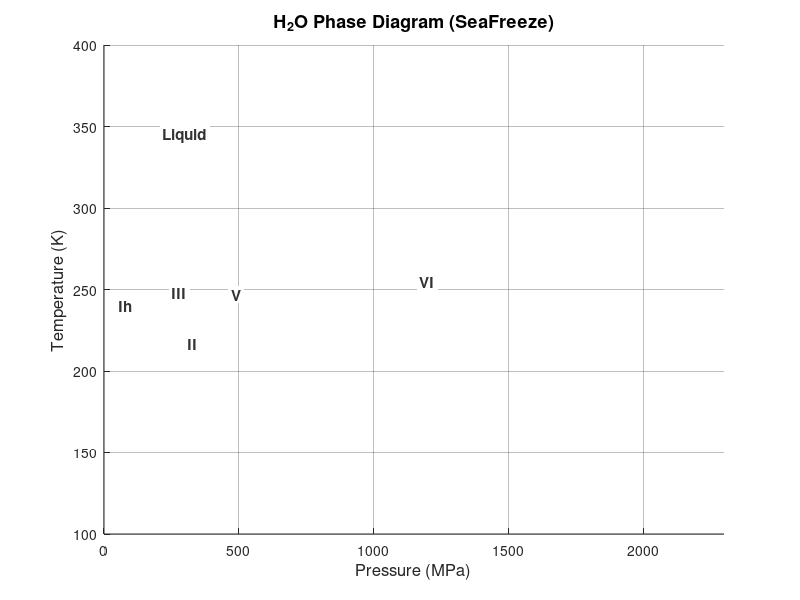

The MATLAB source for this figure:
function fig = SF_WPD(varargin)
% SF_WPD  Draw the H2O Water Phase Diagram.
% Version 1.1.1
% Baptiste Journaux - 2026
%
% Computes all phase boundaries dynamically from Gibbs energy splines
% via SF_PhaseLines.  Supports NaCl(aq) melting-curve overlays.
%
% Usage:
%   SF_WPD()                                        % pure water, new figure
%   SF_WPD('solute','NaCl', 'm', [0.5 1 2 4])      % NaClaq overlay
%   SF_WPD('meta', false)                           % hide metastable extensions
%   SF_WPD('labels', true)                          % annotate phase fields
%   SF_WPD('ax', gca)                               % overlay on existing axes
%   fig = SF_WPD(...)                               % return figure handle
%
% Name-Value Parameters:
%   'ax'      - axes handle to plot onto (default: new figure)
%   'solute'  - 'none' (default) or 'NaCl' to overlay NaClaq melting curves
%   'm'       - scalar or vector of molality values (mol/kg) for NaClaq
%   'meta'    - 'default' (only Ih-II and II-VI, matching v1), true/'all'
%               (all pairs), or false/'none' (no metastable extensions)
%   'labels'  - logical, annotate stability fields with phase names (default: false)
%
% See also: SF_PhaseLines, SF_WhichPhase

p = inputParser;
addParameter(p, 'ax',      [],      @(x) isempty(x) || isgraphics(x, 'axes'));
addParameter(p, 'solute',  'none',  @(s) ischar(s) || (isstring(s) && isscalar(s)));
addParameter(p, 'm',       [],      @(x) isnumeric(x) && (isempty(x) || isvector(x)));
addParameter(p, 'meta',    'default', @valid_meta);
addParameter(p, 'labels',  true,    @(x) islogical(x) || (isnumeric(x) && isscalar(x)));
parse(p, varargin{:});

ax_in     = p.Results.ax;
solute    = lower(char(p.Results.solute));
m_arr     = p.Results.m(:)';
meta_arg  = p.Results.meta;
do_labels = logical(p.Results.labels);
is_nacl   = ismember(solute, {'nacl','naclaq'});

% Parse meta option: 'default' | true/'all' | false/'none'
DEFAULT_META_PAIRS = {'Ih','II'; 'II','VI'};
if ischar(meta_arg) || isstring(meta_arg)
    switch lower(char(meta_arg))
        case 'default', meta_mode = 1;   % only Ih-II and II-VI
        case 'all',     meta_mode = 2;   % all pairs
        case 'none',    meta_mode = 0;   % no metastable
        otherwise,      meta_mode = 1;
    end
elseif meta_arg
    meta_mode = 2;  % true  -> all
else
    meta_mode = 0;  % false -> none
end

if is_nacl && isempty(m_arr)
    error('SF_WPD:badInput', ...
          'solute is set to NaCl; pass molality value(s) via ''m''.');
end

% --- Create or reuse axes -----------------------------------------------------
if isempty(ax_in)
    fig = figure('Position', [100 100 900 650]);
    ax  = axes(fig);
else
    ax  = ax_in;
    fig = ancestor(ax, 'figure');
end
hold(ax, 'on');

% --- Pure-water / ice phase boundaries ----------------------------------------
PAIRS = {'Ih','water1'; 'Ih','II'; 'Ih','III'; ...
         'II','III'; 'II','V'; 'II','VI'; 'II','water1'; ...
         'III','V'; 'III','water1'; ...
         'V','water1'; 'V','VI'; 'VI','water1'};

for k = 1:size(PAIRS, 1)
    try
        r = SF_PhaseLines(PAIRS{k,1}, PAIRS{k,2}, 'segment', 'all');
    catch
        continue
    end
    plot_runs(ax, r.P, r.T, r.stable, '-', 1.4, [0 0 0]);
    % Metastable: mode 2 = all pairs; mode 1 = only Ih-II and II-VI below 150 K
    if meta_mode == 2
        plot_runs(ax, r.P, r.T, ~r.stable, '--', 1.0, [0.5 0.5 0.5]);
    elseif meta_mode == 1 && is_default_meta(PAIRS{k,1}, PAIRS{k,2}, DEFAULT_META_PAIRS)
        low_T = ~r.stable & r.T < 150;
        plot_runs(ax, r.P, r.T, low_T, '--', 1.0, [0.5 0.5 0.5]);
    end
end

% --- NaClaq melting-curve overlay ---------------------------------------------
if is_nacl
    nm = numel(m_arr);
    cmap = parula(max(nm, 2));
    ice_phases = {'Ih', 'III', 'V', 'VI'};
    for j = 1:nm
        for ic = 1:numel(ice_phases)
            try
                r = SF_PhaseLines(ice_phases{ic}, 'NaClaq', 'm', m_arr(j));
            catch
                continue
            end
            lbl = '';
            if ic == 1
                lbl = sprintf('m = %g mol/kg', m_arr(j));
            end
            plot(ax, r.P, r.T, '-', 'Color', cmap(j,:), ...
                 'LineWidth', 1.2, 'DisplayName', lbl);
        end
    end
    legend(ax, 'show', 'Location', 'northeast', 'FontSize', 9);
end

% --- Axis formatting ----------------------------------------------------------
xlabel(ax, 'Pressure (MPa)', 'FontSize', 12);
ylabel(ax, 'Temperature (K)', 'FontSize', 12);
title(ax, 'H_2O Phase Diagram (SeaFreeze)', 'FontSize', 13);
xlim(ax, [0 2300]);
ylim(ax, [100 400]);
grid(ax, 'on');
set(ax, 'GridAlpha', 0.3);

% --- Phase-field labels -------------------------------------------------------
if do_labels
    kw = {'FontSize', 11, 'FontWeight', 'bold', ...
          'HorizontalAlignment', 'center', 'VerticalAlignment', 'middle', ...
          'Color', [0.2 0.2 0.2], ...
          'BackgroundColor', 'w', 'EdgeColor', 'none', 'Margin', 2};
    text(ax, 80,   240, 'Ih',     kw{:});
    text(ax, 330,  217, 'II',     kw{:});
    text(ax, 280,  248, 'III',    kw{:});
    text(ax, 490,  247, 'V',      kw{:});
    text(ax, 1200, 255, 'VI',     kw{:});
    text(ax, 300,  345, 'Liquid', kw{:});
end

if nargout == 0
    clear fig
end

end


% ==============================================================================
function tf = valid_meta(x)
    if islogical(x) || (isnumeric(x) && isscalar(x))
        tf = true;
    elseif ischar(x) || (isstring(x) && isscalar(x))
        tf = ismember(lower(char(x)), {'default','all','none'});
    else
        tf = false;
    end
end

function tf = is_default_meta(a, b, pairs)
    tf = false;
    for j = 1:size(pairs, 1)
        if (strcmp(a, pairs{j,1}) && strcmp(b, pairs{j,2})) || ...
           (strcmp(a, pairs{j,2}) && strcmp(b, pairs{j,1}))
            tf = true; return;
        end
    end
end

function plot_runs(ax, P, T, mask, style, lw, color)
% Insert NaN between disjoint runs so a single plot() call doesn't bridge gaps.
    idx = find(mask);
    if isempty(idx), return; end
    breaks = find(diff(idx) > 1);
    Pp = P(idx);
    Tp = T(idx);
    for b = flip(breaks(:)')
        Pp = [Pp(1:b); NaN; Pp(b+1:end)];
        Tp = [Tp(1:b); NaN; Tp(b+1:end)];
    end
    plot(ax, Pp, Tp, style, 'LineWidth', lw, 'Color', color, ...
         'HandleVisibility', 'off');
end
